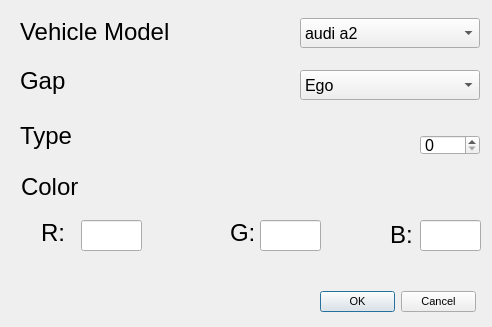
<?xml version="1.0" encoding="UTF-8"?>
<ui version="4.0">
 <class>AddVehicle</class>
 <widget class="QDialog" name="AddVehicle">
  <property name="geometry">
   <rect>
    <x>0</x>
    <y>0</y>
    <width>492</width>
    <height>327</height>
   </rect>
  </property>
  <property name="font">
   <font>
    <family>Segoe UI</family>
    <pointsize>12</pointsize>
   </font>
  </property>
  <property name="windowTitle">
   <string>Dialog</string>
  </property>
  <widget class="QDialogButtonBox" name="buttonBoxAdDia">
   <property name="geometry">
    <rect>
     <x>320</x>
     <y>290</y>
     <width>156</width>
     <height>23</height>
    </rect>
   </property>
   <property name="font">
    <font>
     <family>Segoe UI</family>
     <pointsize>8</pointsize>
    </font>
   </property>
   <property name="orientation">
    <enum>Qt::Horizontal</enum>
   </property>
   <property name="standardButtons">
    <set>QDialogButtonBox::Cancel|QDialogButtonBox::Ok</set>
   </property>
  </widget>
  <widget class="QLabel" name="ModAdDia">
   <property name="geometry">
    <rect>
     <x>20</x>
     <y>6</y>
     <width>161</width>
     <height>51</height>
    </rect>
   </property>
   <property name="font">
    <font>
     <family>Segoe UI</family>
     <pointsize>18</pointsize>
    </font>
   </property>
   <property name="text">
    <string>Vehicle Model</string>
   </property>
  </widget>
  <widget class="QComboBox" name="cobBoxAdDia">
   <property name="geometry">
    <rect>
     <x>300</x>
     <y>18</y>
     <width>180</width>
     <height>30</height>
    </rect>
   </property>
   <property name="font">
    <font>
     <family>Segoe UI</family>
     <pointsize>12</pointsize>
    </font>
   </property>
   <item>
    <property name="text">
     <string>audi a2</string>
    </property>
   </item>
  </widget>
  <widget class="QLabel" name="TypeAdDia">
   <property name="geometry">
    <rect>
     <x>20</x>
     <y>115</y>
     <width>56</width>
     <height>41</height>
    </rect>
   </property>
   <property name="font">
    <font>
     <family>Segoe UI</family>
     <pointsize>18</pointsize>
    </font>
   </property>
   <property name="text">
    <string>Type</string>
   </property>
  </widget>
  <widget class="QSpinBox" name="spinBoxGapAdDia">
   <property name="geometry">
    <rect>
     <x>420</x>
     <y>135</y>
     <width>60</width>
     <height>20</height>
    </rect>
   </property>
   <property name="font">
    <font>
     <family>Segoe UI</family>
     <pointsize>12</pointsize>
    </font>
   </property>
  </widget>
  <widget class="QLabel" name="GapAdDia">
   <property name="geometry">
    <rect>
     <x>20</x>
     <y>60</y>
     <width>61</width>
     <height>41</height>
    </rect>
   </property>
   <property name="font">
    <font>
     <family>Segoe UI</family>
     <pointsize>18</pointsize>
    </font>
   </property>
   <property name="text">
    <string>Gap</string>
   </property>
  </widget>
  <widget class="QComboBox" name="cobBoxTypeAdDia">
   <property name="geometry">
    <rect>
     <x>300</x>
     <y>70</y>
     <width>180</width>
     <height>30</height>
    </rect>
   </property>
   <item>
    <property name="text">
     <string>Ego</string>
    </property>
   </item>
   <item>
    <property name="text">
     <string>Other</string>
    </property>
   </item>
  </widget>
  <widget class="QLineEdit" name="lineEditGVeh">
   <property name="geometry">
    <rect>
     <x>260</x>
     <y>220</y>
     <width>61</width>
     <height>31</height>
    </rect>
   </property>
  </widget>
  <widget class="QLabel" name="SLcolRVeh">
   <property name="geometry">
    <rect>
     <x>41</x>
     <y>213</y>
     <width>47</width>
     <height>40</height>
    </rect>
   </property>
   <property name="font">
    <font>
     <family>Segoe UI</family>
     <pointsize>18</pointsize>
    </font>
   </property>
   <property name="text">
    <string>R:</string>
   </property>
  </widget>
  <widget class="QLabel" name="SLColorVeh">
   <property name="geometry">
    <rect>
     <x>21</x>
     <y>145</y>
     <width>180</width>
     <height>83</height>
    </rect>
   </property>
   <property name="minimumSize">
    <size>
     <width>180</width>
     <height>83</height>
    </size>
   </property>
   <property name="maximumSize">
    <size>
     <width>180</width>
     <height>83</height>
    </size>
   </property>
   <property name="font">
    <font>
     <family>Segoe UI</family>
     <pointsize>18</pointsize>
    </font>
   </property>
   <property name="text">
    <string>Color</string>
   </property>
   <property name="alignment">
    <set>Qt::AlignLeading|Qt::AlignLeft|Qt::AlignVCenter</set>
   </property>
  </widget>
  <widget class="QLabel" name="SLcolBVeh">
   <property name="geometry">
    <rect>
     <x>390</x>
     <y>215</y>
     <width>47</width>
     <height>40</height>
    </rect>
   </property>
   <property name="font">
    <font>
     <family>Segoe UI</family>
     <pointsize>18</pointsize>
    </font>
   </property>
   <property name="text">
    <string>B:</string>
   </property>
  </widget>
  <widget class="QLabel" name="SLcolGVeh">
   <property name="geometry">
    <rect>
     <x>230</x>
     <y>213</y>
     <width>47</width>
     <height>40</height>
    </rect>
   </property>
   <property name="font">
    <font>
     <family>Segoe UI</family>
     <pointsize>18</pointsize>
    </font>
   </property>
   <property name="text">
    <string>G:</string>
   </property>
  </widget>
  <widget class="QLineEdit" name="lineEditRVeh">
   <property name="geometry">
    <rect>
     <x>81</x>
     <y>220</y>
     <width>61</width>
     <height>31</height>
    </rect>
   </property>
  </widget>
  <widget class="QLineEdit" name="lineEditBVeh">
   <property name="geometry">
    <rect>
     <x>420</x>
     <y>220</y>
     <width>61</width>
     <height>31</height>
    </rect>
   </property>
  </widget>
 </widget>
 <resources/>
 <connections>
  <connection>
   <sender>buttonBoxAdDia</sender>
   <signal>accepted()</signal>
   <receiver>AddVehicle</receiver>
   <slot>accept()</slot>
   <hints>
    <hint type="sourcelabel">
     <x>248</x>
     <y>254</y>
    </hint>
    <hint type="destinationlabel">
     <x>157</x>
     <y>274</y>
    </hint>
   </hints>
  </connection>
  <connection>
   <sender>buttonBoxAdDia</sender>
   <signal>rejected()</signal>
   <receiver>AddVehicle</receiver>
   <slot>reject()</slot>
   <hints>
    <hint type="sourcelabel">
     <x>316</x>
     <y>260</y>
    </hint>
    <hint type="destinationlabel">
     <x>286</x>
     <y>274</y>
    </hint>
   </hints>
  </connection>
 </connections>
</ui>
